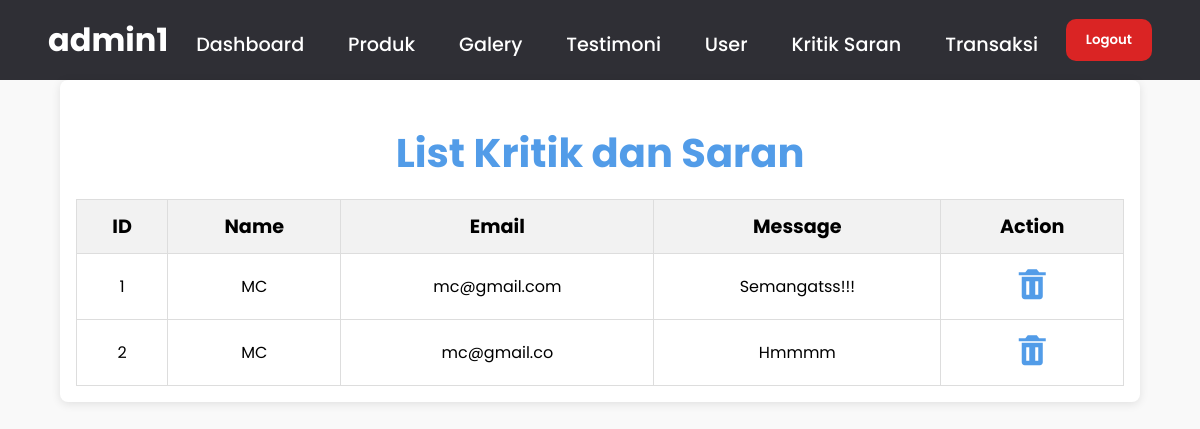
The page /Admin/ManageKritikSaran/dashboardKritikSaran.php (signed in) on the database its author committed.
### tables this page shows
CREATE TABLE `criticism_suggestions` (
  `id` int(60) NOT NULL,
  `name` varchar(60) NOT NULL,
  `email` varchar(60) NOT NULL,
  `message` longtext NOT NULL
);

### Admin/ManageKritikSaran/dashboardKritikSaran.php (the view, shortened to what this page needs)
<?php
$connection = getConnection();
$sql = "SELECT * FROM criticism_suggestions";
$statement = $connection->query($sql);
$result = $statement->fetchAll(PDO::FETCH_ASSOC);
?>
<!DOCTYPE html>
<html lang="en">
<head>
    <link href='https://unpkg.com/boxicons@2.1.4/css/boxicons.min.css' rel='stylesheet'>
</head>
<body>
    <?php require_once '../adminNavigation.php' ?>
    <div class="container">
        <h1 class="main_title">List Kritik dan Saran</h1>
        <div class="criticism-suggestions">
            <table>
                <thead>
                    <tr>
                        <th>ID</th>
                        <th>Name</th>
                        <th>Email</th>
                        <th>Message</th>
                        <th>Action</th>
                    </tr>
                </thead>
                <tbody>
                    <?php
                    foreach ($result as $data) {
                    ?>
                        <tr>
                            <td><?php echo $data['id']; ?></td>
                            <td><?php echo htmlspecialchars($data['name']); ?></td>
                            <td><?php echo htmlspecialchars($data['email']); ?></td>
                            <td><?php echo htmlspecialchars($data['message']); ?></td>
                            <td>
                                <a href="deleteKritikSaran.php?id=<?php echo $data['id']; ?>" class="delete" onclick="return confirm('Are you sure you want to delete this suggestion?');"><i class='bx bxs-trash bx-md'></i></a>
                            </td>
                        </tr>
                    <?php
                    }
                    ?>
                </tbody>
            </table>
        </div>
    </div>
</body>
</html>

### Admin/ManageKritikSaran/dashboardKritikSaran.php (style rules this page uses)
* { font-family: "Poppins", Arial, Helvetica, sans-serif; box-sizing: border-box; }
body { margin: 0; padding: 0; background-color: #f9f9f9; }
.main_title { color: #529ce8; font-size: 2.5rem; text-align: center; margin-bottom: 1rem; }
.container { width: 90vmax; margin: 0 auto; padding: 1rem; background-color: #fff; border-radius: 8px; box-shadow: 0 2px 10px rgba(0, 0, 0, 0.1); }
table { width: 100%; border-collapse: collapse; margin-top: 1rem; }
th, td { padding: 0.75rem; text-align: center; border: 1px solid #ddd; }
th { background-color: #f2f2f2; font-size: 1.2rem; }
td { font-size: 1rem; }
.delete { color: #529ce8; text-decoration: none; }

### Admin/adminNavigation.php (style rules this page uses)
* { font-family: "Poppins", Arial, Helvetica, sans-serif; }
body { margin: 0; padding: 0; width: 100%; height: fit-content; overflow-x: hidden; box-sizing: border-box; }

### rows shown on the page
criticism_suggestions: id "1", name "MC", email "mc@gmail.com", message "Semangatss!!!"
criticism_suggestions: id "2", name "MC", email "mc@gmail.co", message "Hmmmm"

### other values the page prints
$_SESSION['admin'] "admin1"
